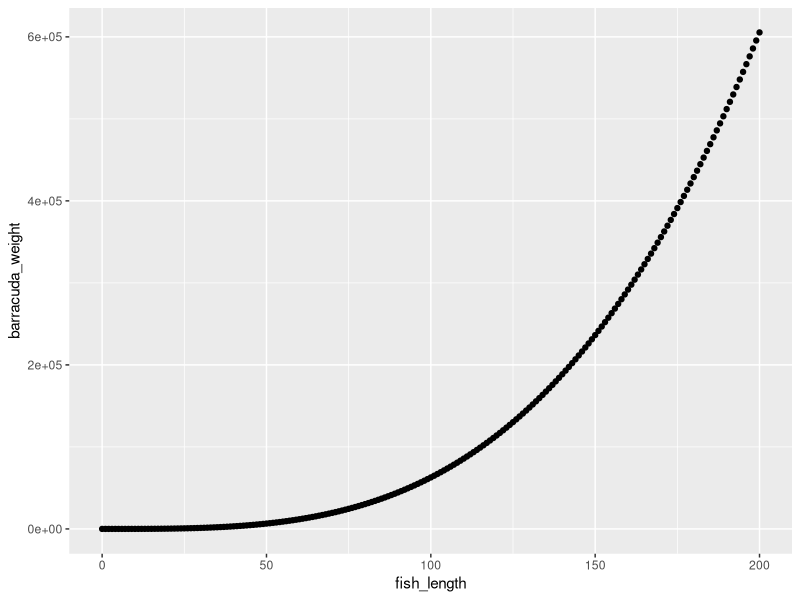
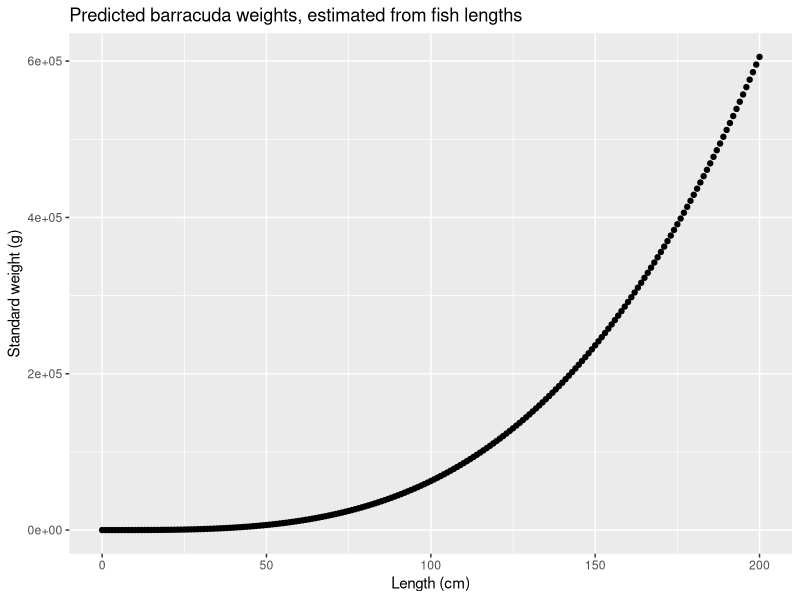

The R source for these figures, in order:
## ---- chunk 1
#| eval: true
#| echo: true
3.1 * (1 - 4.2)^2 + (0.06 * 2.5)
## ---- chunk 2
#| eval: true
#| echo: true
#| warning: false
library(tidyverse)
## ---- chunk 3
#| eval: true
#| echo: true
# write function ----
fish_weight_g <- function(length_cm, a, b){
  weight_g = a * length_cm^b
}

# test function ----
milkfish_weight <- fish_weight_g(length_cm = 60, a = 0.0905, b = 2.52)
milkfish_weight
trevally_weight <- fish_weight_g(length_cm = 60, a = 0.0353, b = 3.05)
trevally_weight
barracuda_weight <- fish_weight_g(length_cm = 60, a = 0.0181, b = 3.27)
barracuda_weight
## ---- chunk 4
#| eval: true
#| echo: true
fish_length <- seq(from = 0, to = 200, by = 1)
## ---- chunk 5
#| eval: true
#| echo: true
barracuda_weight <- fish_weight_g(length_cm = fish_length, a = 0.0181, b = 3.27)
## ---- chunk 6
#| eval: true
#| echo: true
barracuda_df <- data.frame(fish_length, barracuda_weight)
# View(barracuda_df)
## ---- chunk 7
#| eval: true
#| echo: true
ggplot(data = barracuda_df, aes(x = fish_length, y = barracuda_weight)) +
  geom_point()
## ---- chunk 8
#| eval: true
#| echo: true
ggplot(data = barracuda_df, aes(x = fish_length, y = barracuda_weight)) +
  geom_point() +
  labs(title = "Predicted barracuda weights, estimated from fish lengths",
       x = "Length (cm)",
       y = "Standard weight (g)")
